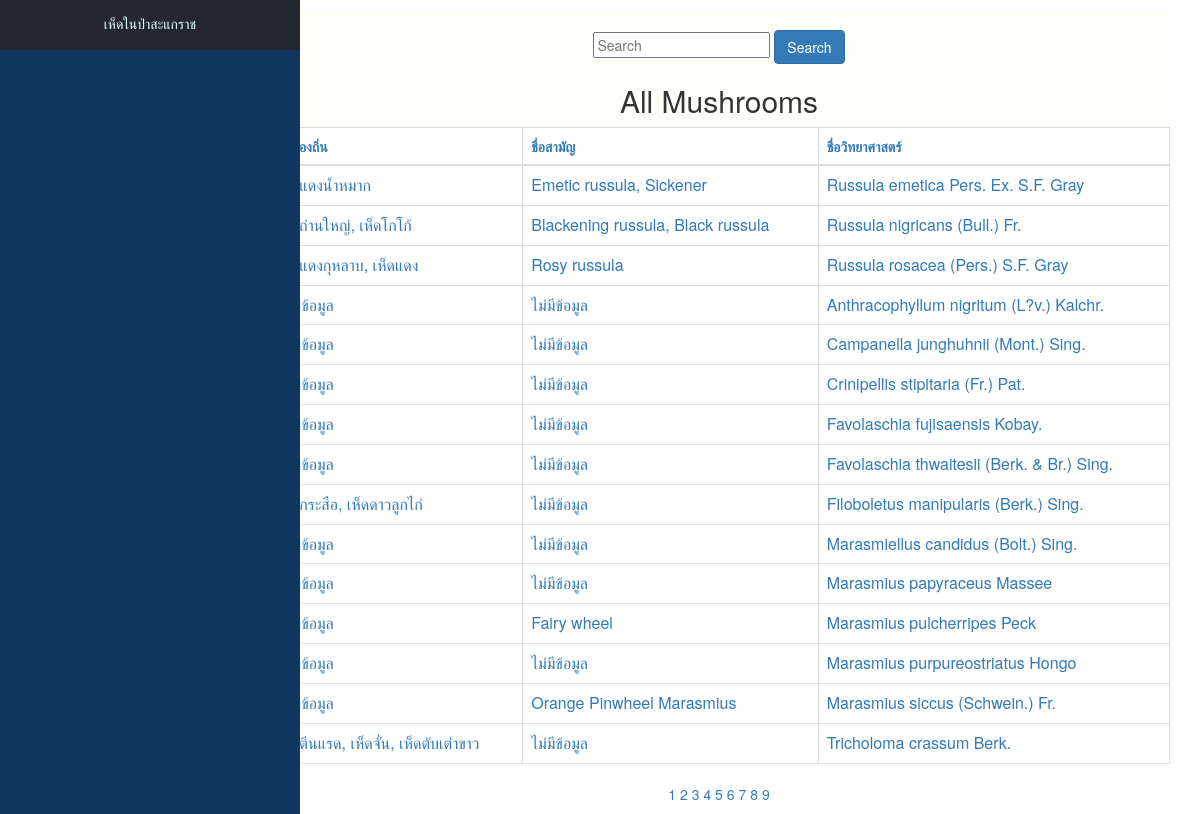
The page /index.php?page=3 on the database its author committed.
### tables this page shows
CREATE TABLE `mushroom` (
  `m_id` int(10) NOT NULL,
  `m_cname` varchar(50) NOT NULL,
  `m_name` varchar(50) NOT NULL,
  `m_sname` varchar(50) NOT NULL,
  `m_family` varchar(50) NOT NULL,
  `m_mush` text NOT NULL,
  `m_stalk` text NOT NULL,
  `m_spore` text NOT NULL,
  `m_benefit` text NOT NULL,
  `m_env` text NOT NULL,
  `m_pic` varchar(255) NOT NULL
);

### index.php (the view, shortened to what this page needs)
<?php include('connect.php');  ?>
<html lang="en">
<head>
    <link rel="stylesheet" href="node_modules/bootstrap/dist/css/bootstrap.min.css">
    <link rel="stylesheet" type="text/css" href="style2.css">
</head>
<body style>
    <?php include("head.php"); ?>
    <section id="content">
        <div class="container fonts" style="margin-top:10px;">
            <div class="content_right" style="background-color:#fffff8; height:200px;">
                <div class="text-center" style="padding-left:10px; margin-top:20px;">
                    <center>
                        <form action="search.php" method="POST">
                            <input type="text" class="form=control" name="search" placeholder="Search" required>
                            <button type="submit" class="btn btn-primary" name="submit-search">Search</button>
                        </form>
                    </center>
                    <h2>All Mushrooms</h2>
                    <div class="article-container">
                        <div class="table-responsive" style="margin-top:10px;">
                            <table align="right" class="table table-bordered table-sm" style="color:#337ab7 ;background-color:white">
                                <thead class="thead-dark">
                                    <tr class="text-center" style="font-size:14px;">
                                        <th>ชื่อท้องถิ่น</th>
                                        <th>ชื่อสามัญ</th>
                                        <th>ชื่อวิทยาศาสตร์</th>
                                    </tr>
                                </thead>
                                <tbody>
                                    <?php
                                    $perpage = 15;
                                    if (isset($_GET['page'])) {
                                        $page = $_GET['page'];
                                    } else {
                                        $page = 1;
                                    }
                                    $start = ($page - 1) * $perpage;
                                    $sql = "SELECT * FROM mushroom ORDER BY m_id ASC LIMIT {$start} , {$perpage} ";
                                    $result = mysqli_query($conn, $sql);
                                    $queryResults = mysqli_num_rows($result);
                                    if ($queryResults > 0) {
                                        while ($row = mysqli_fetch_assoc($result)) {
                                            echo "<tr class='article-box'>
						                    <td>" . $row['m_cname'] . "</td>
						                    <td>" . $row['m_name'] . "</td>
						                    <td>" . $row['m_sname'] . "</td>
					                        </tr>";
                                        }
                                    }
                                    $sql2 = "SELECT * FROM mushroom ";
                                    $query2 = mysqli_query($conn, $sql2);
                                    $total_record = mysqli_num_rows($query2);
                                    $total_page = ceil($total_record / $perpage);
                                    ?>
                        </div>
                        <p class="text-center">
                            <a href="index.php?page=1" aria-label="Previous"><span aria-hidden="true"><i class="fas fa-backward"></i></span></a>
                            <?php for ($i = 1; $i <= $total_page; $i++) { ?>
                                <span><a href="index.php?page=<?php echo $i; ?>"><?php echo $i; ?></a></span>
                            <?php } ?>
                            <a href="index.php?page=<?php echo $total_page; ?>" aria-label="Next"><span aria-hidden="true"><i class="fas fa-forward"></i></span></a>
                        </p>
                    </div>
                </div>
            </div>
    </section>
</body>
</html>

### style2.css (style rules this page uses)
.content_right { float: right; width: 80%; }

### style.css (style rules this page uses)
body { margin: 0px; padding: 0px; }

### rows shown on the page
mushroom: m_cname "เห็ดแดงน้ำหมาก", m_name "Emetic russula, Sickener", m_sname "Russula emetica Pers. Ex. S.F. Gray"
mushroom: m_cname "เห็ดถ่านใหญ่, เห็ดโกโก้", m_name "Blackening russula, Black russula", m_sname "Russula nigricans (Bull.) Fr."
mushroom: m_cname "เห็ดแดงกุหลาบ, เห็ดแดง", m_name "Rosy russula", m_sname "Russula rosacea (Pers.) S.F. Gray"
mushroom: m_cname "ไม่มีข้อมูล", m_name "ไม่มีข้อมูล", m_sname "Anthracophyllum nigritum (L?v.) Kalchr."
mushroom: m_cname "ไม่มีข้อมูล", m_name "ไม่มีข้อมูล", m_sname "Campanella junghuhnii (Mont.) Sing."
mushroom: m_cname "ไม่มีข้อมูล", m_name "ไม่มีข้อมูล", m_sname "Crinipellis stipitaria (Fr.) Pat."
mushroom: m_cname "ไม่มีข้อมูล", m_name "ไม่มีข้อมูล", m_sname "Favolaschia fujisaensis Kobay."
mushroom: m_cname "ไม่มีข้อมูล", m_name "ไม่มีข้อมูล", m_sname "Favolaschia thwaitesii (Berk. & Br.) Sing."
mushroom: m_cname "เห็ดกระสือ, เห็ดดาวลูกไก่", m_name "ไม่มีข้อมูล", m_sname "Filoboletus manipularis (Berk.) Sing."
mushroom: m_cname "ไม่มีข้อมูล", m_name "ไม่มีข้อมูล", m_sname "Marasmiellus candidus (Bolt.) Sing."
mushroom: m_cname "ไม่มีข้อมูล", m_name "ไม่มีข้อมูล", m_sname "Marasmius papyraceus Massee"
mushroom: m_cname "ไม่มีข้อมูล", m_name "Fairy wheel", m_sname "Marasmius pulcherripes Peck"
mushroom: m_cname "ไม่มีข้อมูล", m_name "ไม่มีข้อมูล", m_sname "Marasmius purpureostriatus Hongo"
mushroom: m_cname "ไม่มีข้อมูล", m_name "Orange Pinwheel Marasmius", m_sname "Marasmius siccus (Schwein.) Fr."
mushroom: m_cname "เห็ดตีนแรด, เห็ดจั่น, เห็ดตับเต่าขาว", m_name "ไม่มีข้อมูล", m_sname "Tricholoma crassum Berk."
